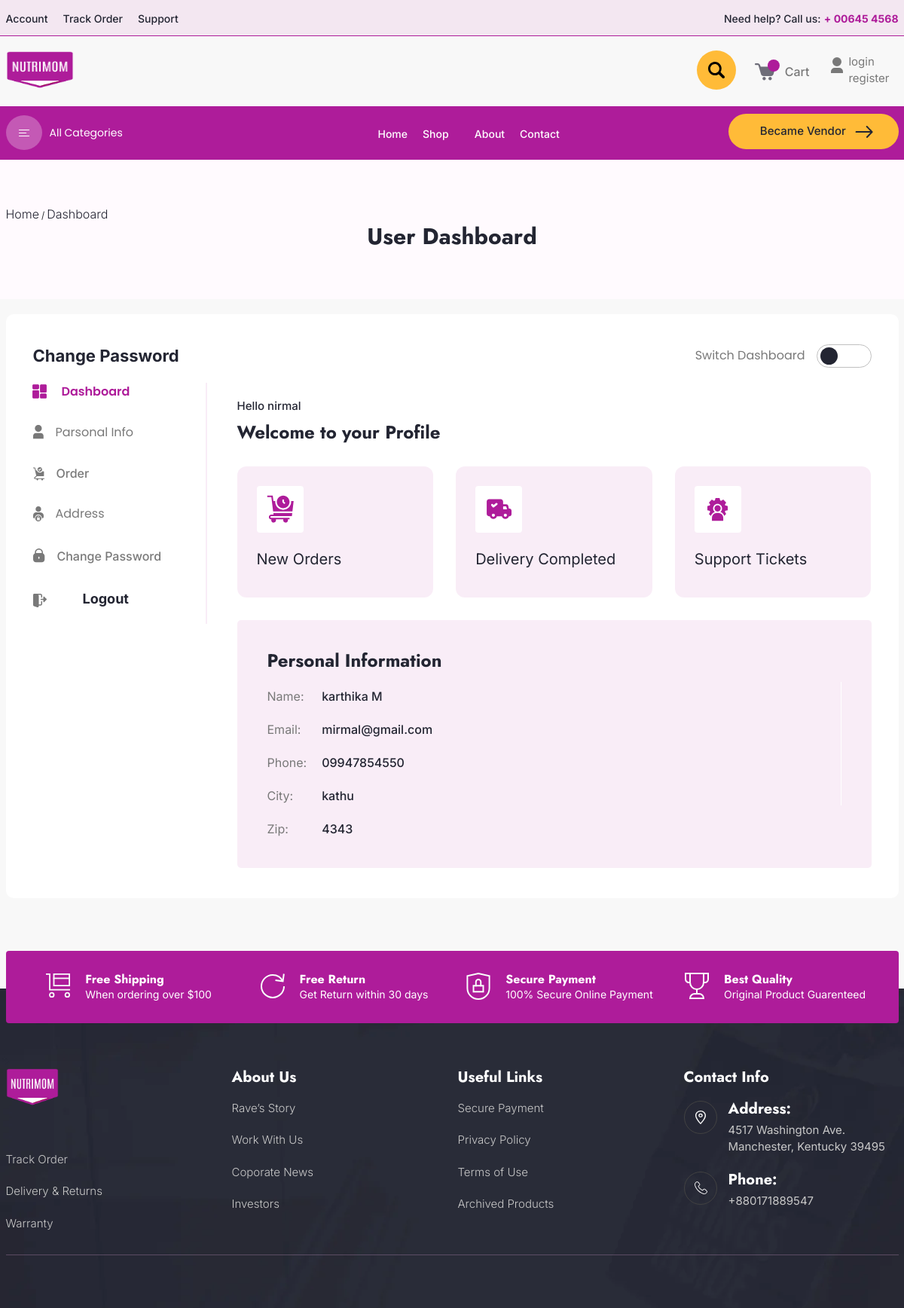
The page /customer/profile/ (signed in) on the database its author committed.
### account/models.py (models this page shows, shortened)
class CustomerProfile(models.Model):
    user = models.OneToOneField(User, on_delete=models.CASCADE)
    phone_number = models.CharField(max_length=15)
    address = models.CharField(max_length=255)
    city = models.CharField(max_length=50)
    state = models.CharField(max_length=50)
    zip_code = models.CharField(max_length=10)
    gender = models.CharField(max_length=1, choices=[('M', 'Male'), ('F', 'Female'), ('O', 'Other')])
    profile_pic=models.FileField(upload_to='media/customer')
    old_cart=models.CharField(max_length=200,blank=True,null=True)

### customer/views.py (the view)
# urls.py: path('profile/', views.customer_profile_view, name='customer_profile'),
@login_required
def customer_profile_view(request):
    profile = get_object_or_404(CustomerProfile, user=request.user)
    return render(request, 'customer/customer_profile_view.html', {'profile': profile})

### common/context_processors.py (called while the page is built)
def menu_links(request):
    links=Category.objects.all()
    return {'links': links}

### template/customer/customer_profile_view.html (shortened to what this page needs)
{% extends 'base.html' %}
{% load static %}
{% block content%}
<section class="blog about-blog">
    <div class="container">
        <div class="blog-bradcrum">
            <span><a href="{% url 'home'%}">Home</a></span>
            <span class="devider">/</span>
            <span><a href="#">Dashboard</a></span>
        </div>
        <div class="blog-heading about-heading">
            <h1 class="heading">User Dashboard</h1>
        </div>
    </div>
</section>
<section class="user-profile footer-padding">
    <div class="container">
        <div class="user-profile-section">
            <div class="dashboard-heading ">
                <h5 class="dashboard-title">Change Password</h5>
                <div class="dashboard-switch">
                    <span class="text">Switch Dashboard</span>
                    <span onclick="switchDashboard()" class="switch-icon"></span>
                </div>
            </div>
            <div class="user-dashboard">
                <div class="nav nav-item nav-pills  me-3" id="v-pills-tab" role="tablist"
                    aria-orientation="vertical">
                    <button class="nav-link active" id="v-pills-home-tab" data-bs-toggle="pill"
                        data-bs-target="#v-pills-home" type="button" role="tab" aria-controls="v-pills-home"
                        aria-selected="true">
                        <span>
                        </span>
                        <span class="text">Dashboard</span>
                    </button>
                    <button class="nav-link" id="v-pills-profile-tab" data-bs-toggle="pill"
                        data-bs-target="#v-pills-profile" type="button" role="tab" aria-controls="v-pills-profile"
                        aria-selected="false">
                        <span>
                        </span>
                        <span class="text">
                            Parsonal Info
                        </span>
                    </button>
                    <a href="{% url 'user_orders' %}"><button class="nav-link" id="v-pills-order-tab" data-bs-toggle="pill"
                        data-bs-target="#v-pills-order" type="button" role="tab" aria-controls="v-pills-order"
                        aria-selected="false">
                        <span>
                        </span>
                        <span class="text">
                            Order
                        </span>
                    </button></a>
                    <button class="nav-link" id="v-pills-address-tab" data-bs-toggle="pill"
                        data-bs-target="#v-pills-address" type="button" role="tab" aria-controls="v-pills-address"
                        aria-selected="false">
                        <span>
                        </span>
                        <span class="text">
                            Address
                        </span>
                    </button>
                    <button class="nav-link" id="v-pills-password-tab" data-bs-toggle="pill"
                        data-bs-target="#v-pills-password" type="button" role="tab" aria-controls="v-pills-password"
                        aria-selected="false">
                        <span>
                        </span>
                        <a href="{% url 'change_password' %}"><span class="text">Change Password</span>
                        </a>
                    </button>
                    <div class="nav-link">
                        <a href="login.html">
                            <span>
                            </span>
                            <span class="text">
                                <a href="">Logout</a>
                            </span>
                        </a>
                    </div>
                </div>
                <div class="tab-content nav-content" id="v-pills-tabContent" style="flex: 1 0%;">
                    <div class="tab-pane fade show active" id="v-pills-home" role="tabpanel"
                        aria-labelledby="v-pills-home-tab" tabindex="0">
                        <div class="user-profile">
                            <div class="user-title">
                                <p style="font-weight: 500;" class="paragraph">Hello {{user.username}}</p>
                                <h5 class="heading">Welcome to your Profile </h5>
                            </div>
                            <div class="profile-section">
                                <div class="row g-5">
                                    <div class="col-lg-4 col-sm-6">
                                        <div class="product-wrapper">
                                            <div class="wrapper-img">
                                                <span>
                                                </span>
                                            </div>
                                            <div class="wrapper-content">
                                                <p class="paragraph">New Orders</p>
                                            </div>
                                        </div>
                                    </div>
                                    <div class="col-lg-4 col-sm-6">
                                        <div class="product-wrapper">
                                            <div class="wrapper-img">
                                                <span>
                                                </span>
                                            </div>
                                            <div class="wrapper-content">
                                                <p class="paragraph">Delivery Completed</p>
                                            </div>
                                        </div>
                                    </div>
                                    <div class="col-lg-4 col-sm-6">
                                        <div class="product-wrapper">
                                            <div class="wrapper-img">
                                                <span>
                                                </span>
                                            </div>
                                            <div class="wrapper-content">
                                                <p class="paragraph">Support Tickets</p>
                                            </div>
                                        </div>
                                    </div>
                                    <div class="col-lg-12">
                                        <div class="info-section">
                                            <div class="seller-info">
                                                <h5 class="heading">Personal Information</h5>
                                                <div class="info-list">
                                                    <div class="info-title">
                                                        <p>Name:</p>
                                                        <p>Email:</p>
                                                        <p>Phone:</p>
                                                        <p>City:</p>
                                                        <p>Zip:</p>
                                                    </div>
                                                    <div class="info-details">
                                                        <p>{{ profile.user.first_name }}</p>
                                                        <p>{{ profile.user.email }}</p>
                                                        <p>{{ profile.phone_number }}</p>
                                                        <p>{{ profile.city }}</p>
                                                        <p>{{ profile.zip_code }}</p>
                                                    </div>
                                                </div>
                                            </div>
                                        </div>
                                    </div>
                                </div>
                            </div>
                        </div>
                    </div>
            </div>
        </div>
    </div>
</section>
{% endblock %}

### rows shown on the page
CustomerProfile: user.first_name "karthika M", user.email "mirmal@gmail.com", phone_number "09947854550", city "kathu", zip_code "4343"

### other values the page prints
{{ user.username }} "nirmal"
